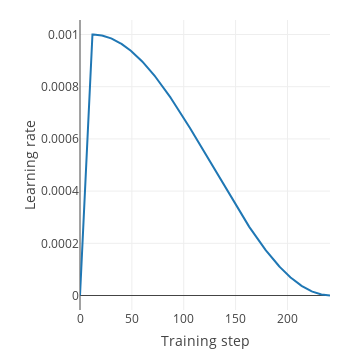

Notebook code cell kept with this figure:
### Code cell
cosine_decay = tf.train.cosine_decay_restarts
lr_func = fw.train.one_cycle_lr(LEARNING_RATE, total_steps, warmup_steps, cosine_decay)
fw.plt.plot_lr_func(lr_func, total_steps)

### Figure 1 — Plotly figure (JSON) as saved in the notebook; plotly's stock layout.template omitted (floating-point values rounded to 4 significant figures; data arrays with more than 128 entries replaced by an {"elided": "..."} marker saying what was removed)
{"data": [{"y": {"elided": "242 float values"}, "type": "scatter", "uid": "3263c442-6bab-4ff4-b03d-8ae095276455"}], "layout": {"autosize": false, "yaxis": {"title": {"text": "Learning rate"}}, "height": 350, "width": 350, "xaxis": {"title": {"text": "Training step"}}, "margin": {"r": 20, "b": 40, "l": 80, "t": 20}}}
